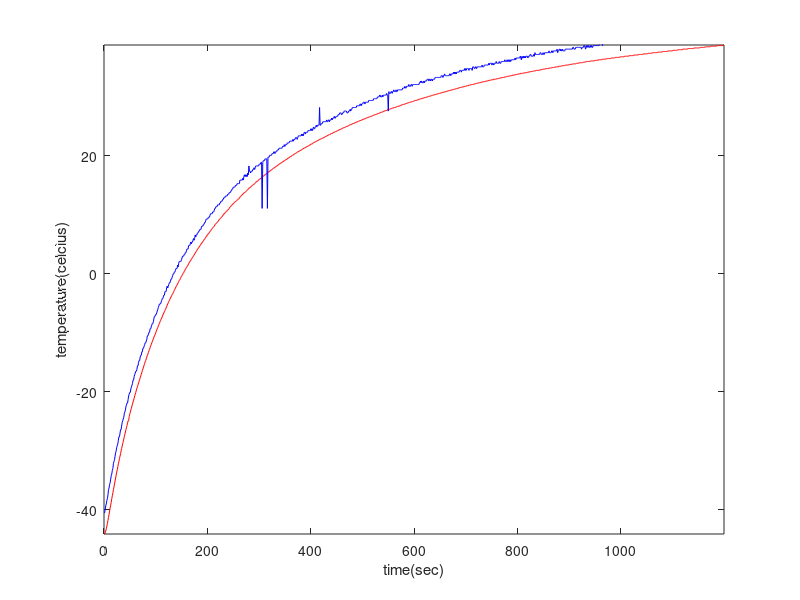

This figure's MATLAB source: (Note: this script raises an error after producing the figure.)
clear all;
clc;
clf;

fid=fopen('warmup_20130419_13.58.50.csv');
c = textscan(fid,'%s %f %f %f %f %f','HeaderLines',0,'Delimiter',',','CollectOutput',1);
fclose(fid);

data = c{1,2};
cputime = data(:,2);
starttime = cputime (1);
cputime = cputime - starttime;
current_t = data (:,3); %cold finger
detector_t = data (:,4); %dector
tec_current = data (:,5);

figure(1);
title('open loop');
plot(cputime,current_t,'r',cputime,detector_t,'b');
xlabel('time(sec)');
ylabel('temperature(celcius)');
axis([cputime(1),cputime(end),current_t(1),current_t(end)]);


t2 = cputime(1000);
y2 = current_t(1000);
t1 = cputime (160);
y1 = current_t(160);
y_stable = current_t(end);
K = (y_stable - current_t(1))/tec_current(1);
T = (t2 - t1)/ (log(1-y1/y_stable) - log(1-y2/y_stable));
tau = (t2*log(1-y1/y_stable) - t1*log(1-y2/y_stable))/(log(1-y1/y_stable) - log(1-y2/y_stable)); 


%estimate
K = y_stable - current_t(1);
tau = 1.063;
T = cputime(204); %where y(t)= y(inf)*63.2%

%fitcurve
start_point = [K T tau current_t(1)];
[estimates,mode1]=fitcurve(cputime,current_t,start_point);

check = [];
for i = 1:length(cputime)
    check = [check, K*(1-exp((-(cputime(i)-tau))/T)) - 44.10];
end
hold on;
plot(cputime,check,'g');
